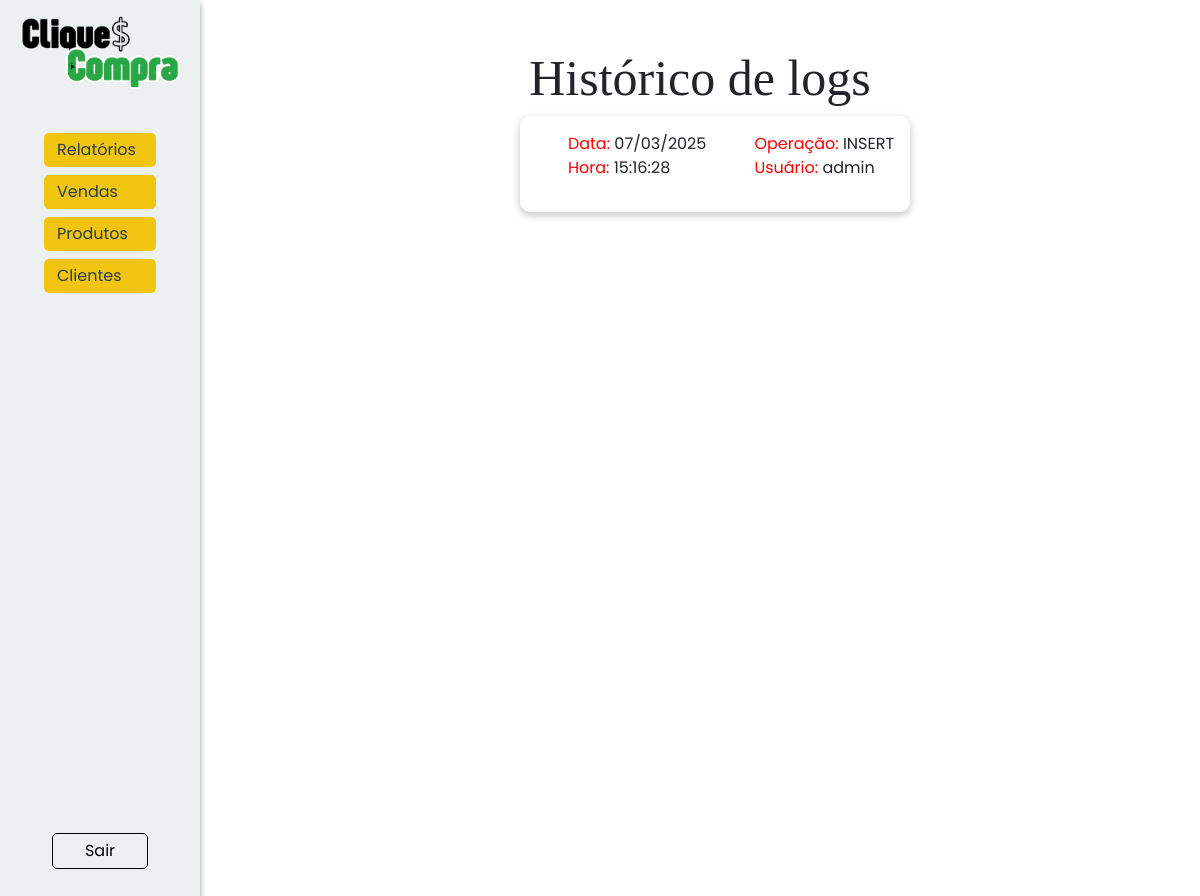
The app's page /relatorios/logs (signed in), older data.
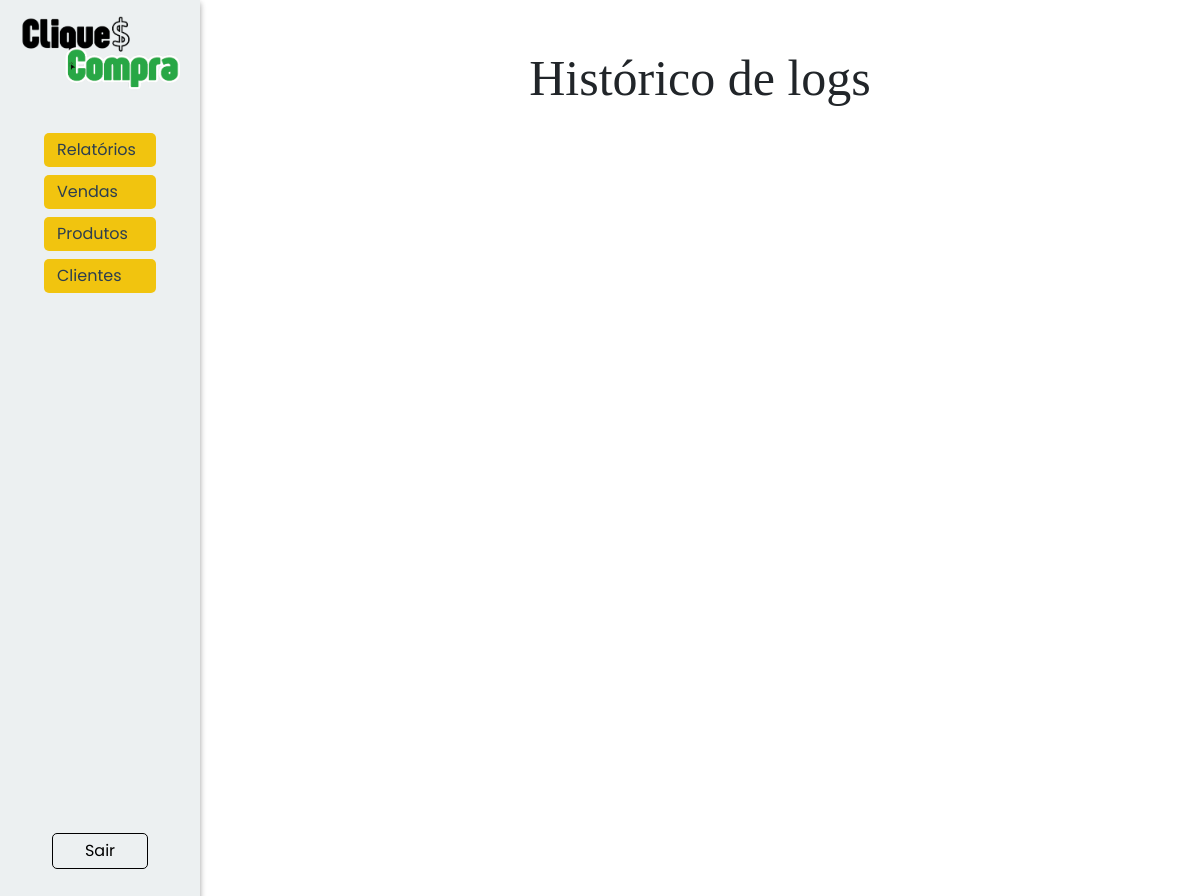
The same page, newer data.
### models/logvenda.py (models this page shows)
class LogVenda(Base):
    __tablename__ = 'tb_logs_vendas'
    log_id:Mapped[int] = mapped_column(primary_key=True, autoincrement=True)
    log_operacao:Mapped[str] = mapped_column(nullable=False)  # Pode ser 'INSERT', 'UPDATE' ou 'DELETE'
    log_id_venda:Mapped[int] = mapped_column(nullable=False)
    log_id_cliente:Mapped[int] = mapped_column(nullable=False)
    log_usuario:Mapped[str] = mapped_column(nullable=False)
    log_data_hora:Mapped[datetime] = mapped_column(nullable=False, default=datetime.utcnow)  # Data e hora da ação
    @classmethod
    def all(cls):
        sql = text(f"SELECT * FROM tb_logs_vendas")
        logs = session.execute(sql).fetchall()
        return logs

### controllers/relatorios.py (the view)
@relatorio_bp.route('/logs', methods=['GET', 'POST'])
@login_required
@role_required("admin")
def logs():
    logs = LogVenda.all()
    return render_template('relatorios/logs.html', logs = logs)

### controllers/clientes.py (called while the page is built)
@login_manager.user_loader
def load_user(user_id):
    return Cliente.find(id=user_id)

### models/clientes.py (called while the page is built, shortened)
    @classmethod
    def find(cls, **kwargs):
        if 'email' in kwargs:
            return session.query(cls).filter_by(cli_email=kwargs['email']).first() #SELECT * FROM tb_clientes WHERE cli_email = email
        elif 'id' in kwargs:
            return session.query(cls).filter_by(cli_id=kwargs['id']).first() #SELECT * FROM tb_clientes WHERE cli_id = id
        else:
            raise AttributeError('A busca deve ser feita por email ou id.')

### templates/relatorios/logs.html (shortened to what this page needs)
{% extends "model.html" %}
{% block head_extras %}
<link rel="stylesheet" href="{{ url_for('static', filename='style/model.css') }}">
<link rel="stylesheet" href="{{ url_for('static', filename='style/logs.css') }}">
{% endblock %}
{% block content %}
<nav class="nav-reg">
    <img src="../../static/assets/cliqueconta.png" alt="Logo do CliqueCompra">
    <div class="links">
        <div class="links-nav">
            {% if current_user.cli_tipo == 'admin' %}
            <div class="dropdown">
                <button class="dropdown-button" onclick="toggleDropdown('relatorios-menu')">
                    Relatórios
                </button>
            </div>
            <div class="dropdown">
                <button class="dropdown-button" onclick="toggleDropdown('vendas-menu')">
                    Vendas
                </button>
            </div>
            {% endif %}
            <div class="dropdown">
                {% if current_user.cli_tipo == 'admin' %}
                <button class="dropdown-button" onclick="toggleDropdown('produtos-menu')">
                    Produtos</button>
            </div>
                {% endif %}
            {% if current_user.cli_tipo == 'admin' %}
            <div class="dropdown">
                <button class="dropdown-button" onclick="toggleDropdown('clientes-menu')">
                    Clientes
                </button>
            </div>
            {% endif %}
        </div>
        <a class='sair' href="{{url_for('cliente.logout')}}">Sair</a>
    </div>
</nav>
<main>
    <h1>Histórico de logs</h1>
    <div class="logs">
        {% for log in logs %}
            <div class="log">
                <ul>
                    <li><span style="color: red;">Data:</span> {{ log.log_data_hora.split(' ')[0].split('-')[2]}}/{{log.log_data_hora.split(' ')[0].split('-')[1]}}/{{log.log_data_hora.split(' ')[0].split('-')[0]}} <li>
                    <li><span style="color: red;">Hora:</span> {{ log.log_data_hora.split(' ')[1] }}<li>
                </ul>
                <ul>
                    <li><span style="color: red;">Operação:</span> {{ log.log_operacao }}</li>
                    <li><span style="color: red;">Usuário:</span> {{ log.log_usuario }}</li>
                </ul>
            </div>
        {% endfor %}
    </div>
</main>
{% endblock %}

Row changes from the older to the newer data that the page shows:
removed LogVenda: log_data_hora "07", log_data_hora "03", log_data_hora "2025", log_data_hora "15:16:28", log_operacao "INSERT", log_usuario "admin"
